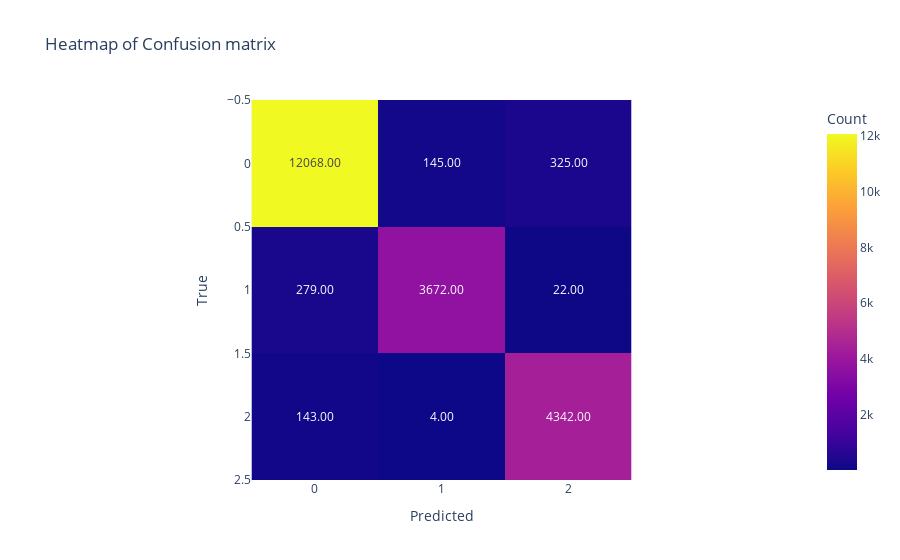

The cell this chart's notebook holds for it:
### Markdown cell above
### 3.4. K Neighbours

### Code cell
knn = KNeighborsClassifier(n_neighbors=5, metric='manhattan')
knn_score = score(knn, "KNN")

### Figure 1 — Plotly figure (JSON) as saved in the notebook; plotly's stock layout.template omitted (floating-point values rounded to 4 significant figures)
{"data": [{"coloraxis": "coloraxis", "hovertemplate": "Predicted: %{x}<br>True: %{y}<br>Count: %{z}<extra></extra>", "name": "0", "texttemplate": "%{z:.2f}", "type": "heatmap", "xaxis": "x", "yaxis": "y", "z": [[12068, 145, 325], [279, 3672, 22], [143, 4, 4342]]}], "layout": {"coloraxis": {"colorbar": {"title": {"text": "Count"}}, "colorscale": [[0, "#0d0887"], [0.1111, "#46039f"], [0.2222, "#7201a8"], [0.3333, "#9c179e"], [0.4444, "#bd3786"], [0.5556, "#d8576b"], [0.6667, "#ed7953"], [0.7778, "#fb9f3a"], [0.8889, "#fdca26"], [1, "#f0f921"]]}, "title": {"text": "Heatmap of Confusion matrix"}, "xaxis": {"anchor": "y", "constrain": "domain", "domain": [0, 1], "scaleanchor": "y", "title": {"text": "Predicted"}}, "yaxis": {"anchor": "x", "autorange": "reversed", "constrain": "domain", "domain": [0, 1], "title": {"text": "True"}}}}
